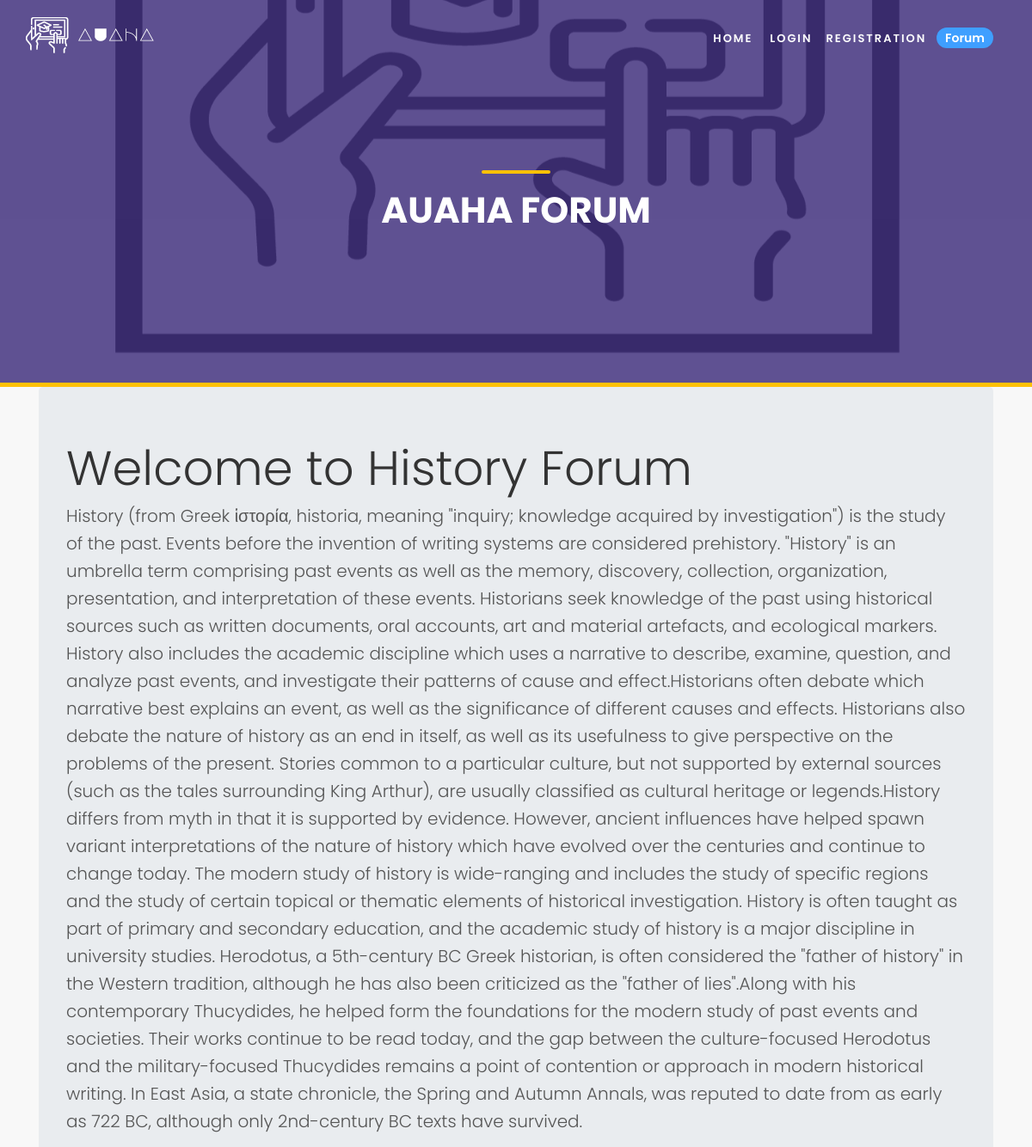
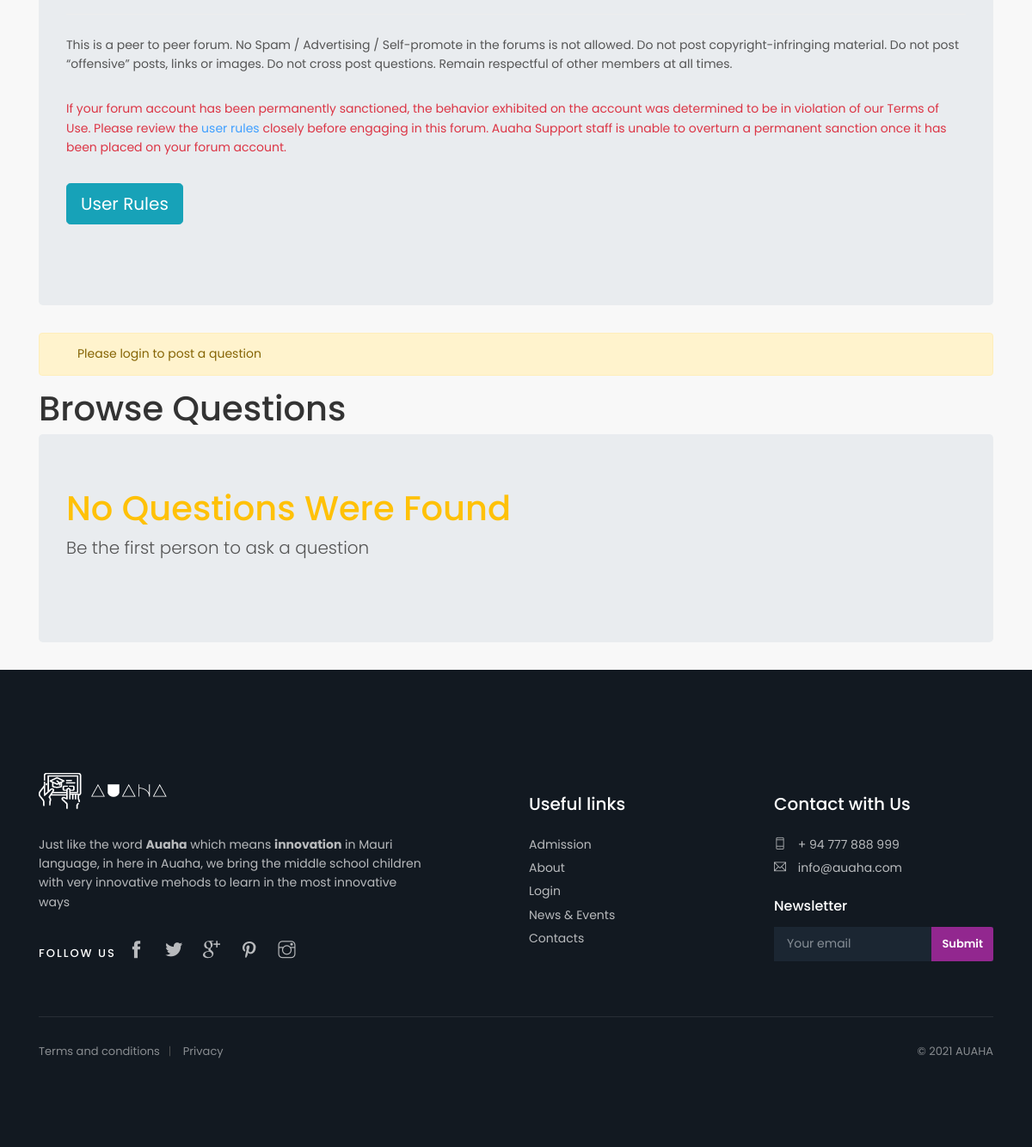
/forum/threadlist.php?category_id=3, run on the app's committed database (2 pictures, top to bottom).
### tables this page shows
CREATE TABLE `categories` (
  `category_id` int(11) NOT NULL,
  `category_name` varchar(255) NOT NULL,
  `category_description` mediumtext NOT NULL,
  `timestamp` datetime NOT NULL DEFAULT current_timestamp()
);

### forum/threadlist.php (the view, shortened to what this page needs)
<!doctype html>
<html lang="en">
<head>
    <link href="../assets/css/bootstrap.min.css" rel="stylesheet">
    <link href="../assets/css/style.css" rel="stylesheet">
    <link href="../assets/css/vendors.css" rel="stylesheet">
    <link href="../assets/css/icon_fonts/css/all_icons.min.css" rel="stylesheet">
    <link href="../assets/css/custom.css" rel="stylesheet">
</head>
<body>
    <?php include 'partials/dbconnect.php';?>
    <?php include 'partials/header.php';?>
    <?php
    $id = $_GET['category_id'];
    $sql = "SELECT * FROM `categories` WHERE category_id = $id";
    $result = mysqli_query($conn,$sql);
    while($row = mysqli_fetch_assoc($result)){
        $cat = $row['category_name'];
        $desc = $row['category_description'];
    }
    ?>
    <section id="hero_in" class="general">
        <div class="wrapper">
            <div class="container">
                <h1 class="fadeInUp"><span></span>Auaha Forum </h1>
            </div>
        </div>
    </section>
    <div class="container" id="ques">
        <div class="jumbotron">
            <h1 class="display-4 ">Welcome to <?php echo $cat;?> Forum</h1>
            <p class="lead"> <?php echo $desc;?></p>
            <hr class="my-4">
            <p>This is a peer to peer forum. No Spam / Advertising / Self-promote in the forums is not allowed. Do not
                post copyright-infringing material. Do not post “offensive” posts, links or images. Do not cross post
                questions. Remain respectful of other members at all times.</p>
            <p class="text-danger">If your forum account has been permanently sanctioned, the behavior exhibited on the
                account was determined to be in violation of our Terms of Use. Please review the <a
                    href="userrules.php">user rules</a> closely
                before engaging in this forum. Auaha Support staff is unable to overturn a permanent sanction once it
                has been placed on your forum account. </p>
            <p class="lead"><a class="btn btn-info btn-lg" href="userrules.php" role="button">User Rules</a></p>
        </div>
    </div>
    <?php
    if(isset($_SESSION['loggedin']) && $_SESSION['loggedin']==true){
    echo '
    <div class="container">
        <h1>Ask a Question</h1>
        <form class="my-4" action="' . $_SERVER["REQUEST_URI"] . '" method="post">
    <div class="mb-3">
        <label for="title" class="form-label">Problem Title</label>
        <input type="text" class="form-control" id="title" name="title" aria-describedby="emailHelp"
            placeholder="Keep your title as short as possible" required>
    </div>
    <div class="form-group">
        <label for="exampleFormControlTextarea1">Elaborate Your Problem</label>
        <textarea class="form-control" id="desc" name="desc" rows="8" required></textarea>
    </div>
    <input type="hidden" name="sno" id="sno" value="' . $_SESSION["sno"]. '">
    <button type="submit" class="btn btn-primary">Submit</button>
    </form>
    </div>';
    }
    else{
    echo '
    <div class="container">
        <div class="alert alert-warning d-flex align-items-center" role="alert">
            <svg class="bi flex-shrink-0 me-2" width="24" height="24" role="img" aria-label="Warning:">
                <use xlink:href="#exclamation-triangle-fill" />
            </svg>
            <div>
                Please login to post a question
            </div>
        </div>
    </div>';
    }
    ?>
    <div class="container" id="ques">
        <h1>Browse Questions</h1>
        <?php
        $noResult = true;
        if ($noResult){
            echo         '<div class="jumbotron">
            <h1 class="display-6 text-warning">No Questions Were Found</h1>
            <p class="lead">Be the first person to ask a question</p>
        </div>';
        }
        ?>
    </div>
    <?php include 'partials/footer.php'?>
</body>
</html>

### data on the page
categories: category_name "History", category_description "History (from Greek ἱστορία, historia, meaning \"inquiry; knowledge acquired by investigation\") is the study of the past. Events before the invention of writing systems are considered prehistory. \"History\" is an umbrella term comprising past events as well as the memory, discovery, collection, organization, presentation, and interpretation of these events. Historians seek knowledge of the past using historical sources such as written documents, oral accounts, art and material artefacts, and ecological markers. History also includes the academic discipline which uses a narrative to describe, examine, question, and analyze past events, and investigate their patterns of cause and…"
